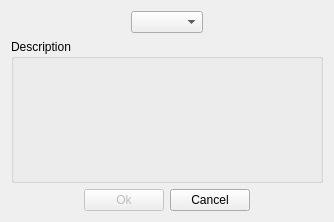
<?xml version="1.0" encoding="UTF-8"?>
<ui version="4.0">
 <class>NewProfile</class>
 <widget class="QDialog" name="NewProfile">
  <property name="geometry">
   <rect>
    <x>0</x>
    <y>0</y>
    <width>334</width>
    <height>222</height>
   </rect>
  </property>
  <property name="windowTitle">
   <string>New profile</string>
  </property>
  <property name="styleSheet">
   <string notr="true">#NewProfile{background-image: url(:/CC/images/background.jpg);}
</string>
  </property>
  <layout class="QVBoxLayout" name="verticalLayout">
   <item>
    <layout class="QHBoxLayout" name="horizontalLayout_2">
     <item>
      <spacer name="horizontalSpacer_3">
       <property name="orientation">
        <enum>Qt::Horizontal</enum>
       </property>
       <property name="sizeHint" stdset="0">
        <size>
         <width>40</width>
         <height>20</height>
        </size>
       </property>
      </spacer>
     </item>
     <item>
      <widget class="QComboBox" name="comboBox"/>
     </item>
     <item>
      <spacer name="horizontalSpacer_4">
       <property name="orientation">
        <enum>Qt::Horizontal</enum>
       </property>
       <property name="sizeHint" stdset="0">
        <size>
         <width>40</width>
         <height>20</height>
        </size>
       </property>
      </spacer>
     </item>
    </layout>
   </item>
   <item>
    <widget class="QGroupBox" name="groupBox">
     <property name="styleSheet">
      <string notr="true">#groupBox{background-image: url(:/CC/images/light-white.png);}
</string>
     </property>
     <property name="title">
      <string>Description</string>
     </property>
     <layout class="QVBoxLayout" name="verticalLayout_2">
      <item>
       <widget class="QLabel" name="description"/>
      </item>
      <item>
       <spacer name="verticalSpacer">
        <property name="orientation">
         <enum>Qt::Vertical</enum>
        </property>
        <property name="sizeHint" stdset="0">
         <size>
          <width>20</width>
          <height>40</height>
         </size>
        </property>
       </spacer>
      </item>
     </layout>
    </widget>
   </item>
   <item>
    <layout class="QHBoxLayout" name="horizontalLayout">
     <item>
      <spacer name="horizontalSpacer">
       <property name="orientation">
        <enum>Qt::Horizontal</enum>
       </property>
       <property name="sizeHint" stdset="0">
        <size>
         <width>40</width>
         <height>20</height>
        </size>
       </property>
      </spacer>
     </item>
     <item>
      <widget class="QPushButton" name="ok">
       <property name="enabled">
        <bool>false</bool>
       </property>
       <property name="text">
        <string>Ok</string>
       </property>
      </widget>
     </item>
     <item>
      <widget class="QPushButton" name="pushButton_2">
       <property name="text">
        <string>Cancel</string>
       </property>
      </widget>
     </item>
     <item>
      <spacer name="horizontalSpacer_2">
       <property name="orientation">
        <enum>Qt::Horizontal</enum>
       </property>
       <property name="sizeHint" stdset="0">
        <size>
         <width>40</width>
         <height>20</height>
        </size>
       </property>
      </spacer>
     </item>
    </layout>
   </item>
  </layout>
 </widget>
 <resources/>
 <connections/>
</ui>
